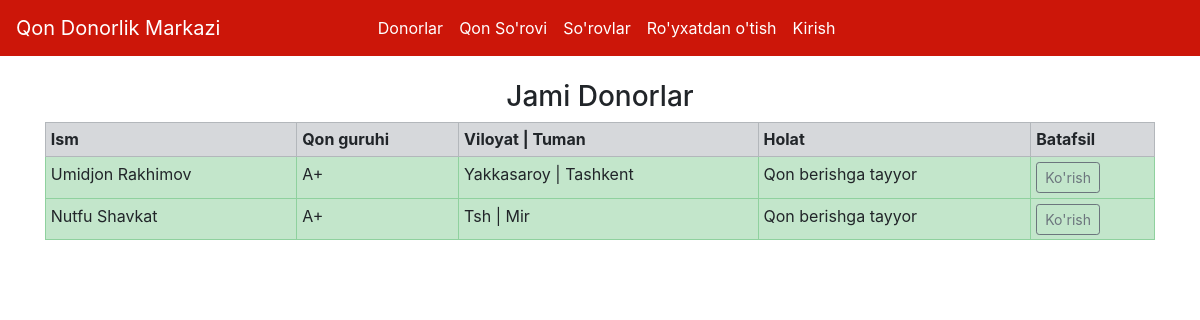
The page /donors_list/1/ on the database its author committed.
### home/models.py (models this page shows, shortened)
class Donor(models.Model):
    donor = models.OneToOneField(User, on_delete=models.CASCADE, blank=True, null=True, related_name='donor_profile')
    date_of_birth = models.CharField(max_length=100)
    phone = models.CharField(max_length=10)
    city = models.CharField(max_length=100)
    state = models.CharField(max_length=100)
    address = models.TextField(max_length=500, default="")
    blood_group = models.ForeignKey(BloodGroup, on_delete=models.CASCADE)
    gender = models.CharField(max_length=10)
    image = models.ImageField(upload_to="")
    ready_to_donate = models.BooleanField(default=True)

class BloodGroup(models.Model):
    name = models.CharField(max_length=5)
    def __str__(self):
        return self.name

### home/views.py (the view)
# urls.py: path("donors_list/<int:myid>/", views.donors_list, name="donors_list"),
def donors_list(request, myid):
    blood_groups = BloodGroup.objects.filter(id=myid).first()
    donor = Donor.objects.filter(blood_group=blood_groups)
    return render(request, "donors_list.html", {'donor':donor})

### home/templates/donors_list.html (shortened to what this page needs)
{% extends 'base.html' %}
{% block body %}
<div class="container">
{% if donor %}
<h3 class="text-center">Jami Donorlar</h3>
<table class="table table-sm table-bordered">
  <tr class="table-secondary">
    <th>Ism</th>
    <th>Qon guruhi</th>
    <th>Viloyat | Tuman </th>
    <th>Holat</th>
    <th>Batafsil</th>
  </tr>
  {% for i in donor %}
    {% if i.ready_to_donate %}
      <tr class="table-success">
        <td>{{i.donor.get_full_name}}</td>
        <td>{{i.blood_group}}</td>
        <td>{{i.state}} | {{i.city}}</td>
        <td>Qon berishga tayyor</td>
        <td><a href="/donors_details/{{i.id}}/" class="btn btn-sm btn-outline-secondary">Ko'rish</a></td>
      </tr>
    {% endif %}
  {% endfor %}
</table>
{% else %}
<h2>Donor mavjud emas</h2>
{% endif %}
</div>
{% endblock %}

### rows shown on the page
Donor: donor.get_full_name "Umidjon Rakhimov", blood_group "A+", state "Yakkasaroy", city "Tashkent"
Donor: donor.get_full_name "Nutfu Shavkat", blood_group "A+", state "Tsh", city "Mir"
